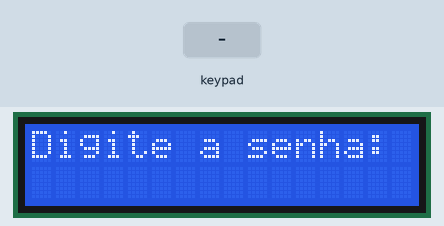
Recording of a sketch running on a simulated Arduino Uno, built with avr-gcc and run on an emulated ATmega328P. On the bench: 16×2 character LCD. The test bench sets the inputs (shaded band).

Above: at 1.2 s.
1.3 s: keypad keys 1 6 0 6 # pressed 0.4 s apart
At 3.5 s:
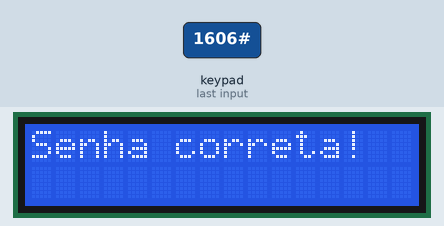
At 5.2 s:
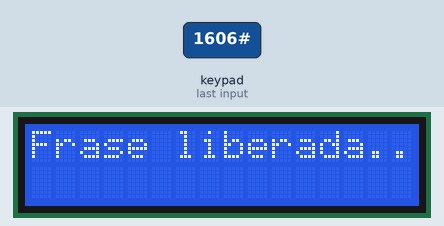
Timing chart, 0 to 6.7 s (numbered marks = the images above; inputs shaded):
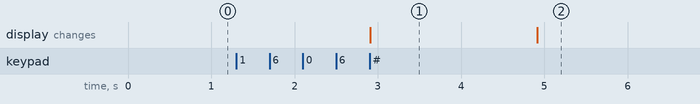

Measured:
- after the input at 1.3 s, the display: changes after 1.6 s (image 1)
- what the display in image 1 shows lasts 2.0 s, from 2.9 s to 4.9 s

The sketch:

senha_LCD.ino
```cpp
#include <Keypad.h> //biblioteca da matriz
#include <LiquidCrystal.h> //biblioteca do display

// Definição dos pinos do teclado numérico
const byte ROWS = 4; // Número de linhas
const byte COLS = 3; // Número de colunas
char keys[ROWS][COLS] = {
  {'1', '2', '3'},
  {'4', '5', '6'},
  {'7', '8', '9'},
  {'*', '0', '#'}
};
byte pinRows[ROWS] = {6, A5, 2, 4}; // Pinos das linhas
byte pinCols[COLS] = {5, 7, 3}; // Pinos das colunas
Keypad keypad = Keypad(makeKeymap(keys), pinRows, pinCols, ROWS, COLS);

// Definição do display LCD
LiquidCrystal lcd(13, 12, 11, 10, 9, 8); // Pinos RS, E, D4, D5, D6, D7

// Definição da senha
const String senhaCorreta = "1606"; // Senha correta

// Variáveis de controle
String senhaDigitada = ""; // Senha digitada pelo usuário

void setup() {
  lcd.begin(16, 2);
  lcd.print("Digite a senha:");
}

void loop() {
  char key = keypad.getKey();

  if (key) {
    if (key == '#') {
      if (senhaDigitada == senhaCorreta) {
        lcd.clear();
        lcd.print("Senha correta!");
        delay(2000);
        lcd.clear();
        lcd.print("Frase liberada...");
        delay(2000);
        lcd.clear();
        lcd.print("CURSO DE ARDUINO");
        lcd.setCursor(1, 2);
        lcd.print("DIA 16 E 17/06");
        delay(20000);
        lcd.clear();
        lcd.print("Digite a senha:");
        senhaDigitada = "";
      } else {
        lcd.clear();
        lcd.print("Senha incorreta!");
        delay(2000);
        lcd.clear();
        lcd.print("Digite a senha:");
        senhaDigitada = "";
      }
    } else {
      senhaDigitada += key;
    }
  }
}
```
